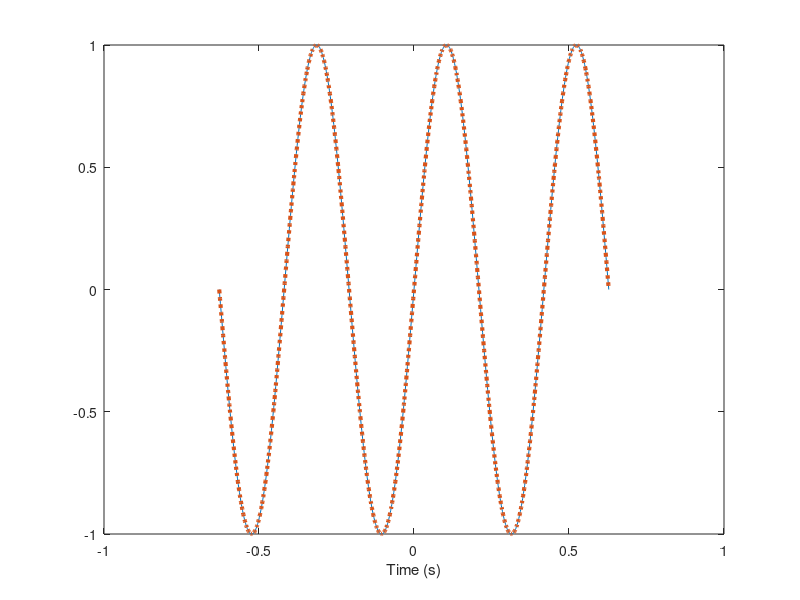

This figure's MATLAB source: (Note: this script raises an error after producing the figure.)
%{
Aidan Chin Midterm 1 part 3 D 10/4/23
ECE 202 MATLAB Midterm 1
the goal of this script is to show that sin(3wt) is equal to 3sin(wt)
-4sin^3(wt)
%}

% *** Prepare workspace *** 
clear % clear variables to remove chance of error
clf % clear figures to make the graph window clear

% *** Givens ***
w = input('Input value of w: '); % angular momentum in radians/second
tmin = -pi/w; % minimum t value
tmax = -1 * tmin; % maximum t value
N = 1000; % number of steps to be made between min and max
t = linspace(tmin,tmax,1+N);%create array of numbers between tmin 
                                                             % and tmax

% *** Calculation ***
a = w.*t; % define a so avoid writing many times later
f1 = sin(3.*a); % given sine formula
f2 = 3*sin(a) - 4*sin(a).^3; % given sine subtraction formula

% *** Check ***
d = abs(f2) - abs(f1); % check to make sure the 2 formulas are equivalent
check = sum(d) % print single number check, should be close to 0

% the reason we use abs intead of soley sum is because you want to find the
% distance of the 2 graphs from eachother, and distance is always positive

% *** Graphing ***
if tmin <= -.1 %check if time values are larger than .1 to see if should be in ms
    plot(t,f1,t,f2,':','LineWidth',3) %plot both formulas on graph with f1 being 
    %solid line, f2 being dotted and linewidth of 3
    xlabel('Time (s)') % change x axis label
else
    tms = t.*1000;
    plot(tms,f1,tms,f2,':','LineWidth',3) %plot both formulas on graph with f1 being 
    %solid line, f2 being dotted and linewidth of 3
    xlabel('Time (ms)') % change x axis label
end

title('ECE 202 Midterm 1 Part 3 D', ...
    'Proving that sin(3wt) \equiv 3sin(wt) - 4sin^3(wt)')
%make title and description of figure
legend('f1 = sin(3wt)','f2 = 3sin(wt) - 4sin^3(wt)') % make legend for figure
ylabel('Angular Momentum (radians/second)')% change y axis label 
ylim([-1.5,1.5]) % modify the y axis limits so no overlap on legend
grid on % enable the grid on the graph
